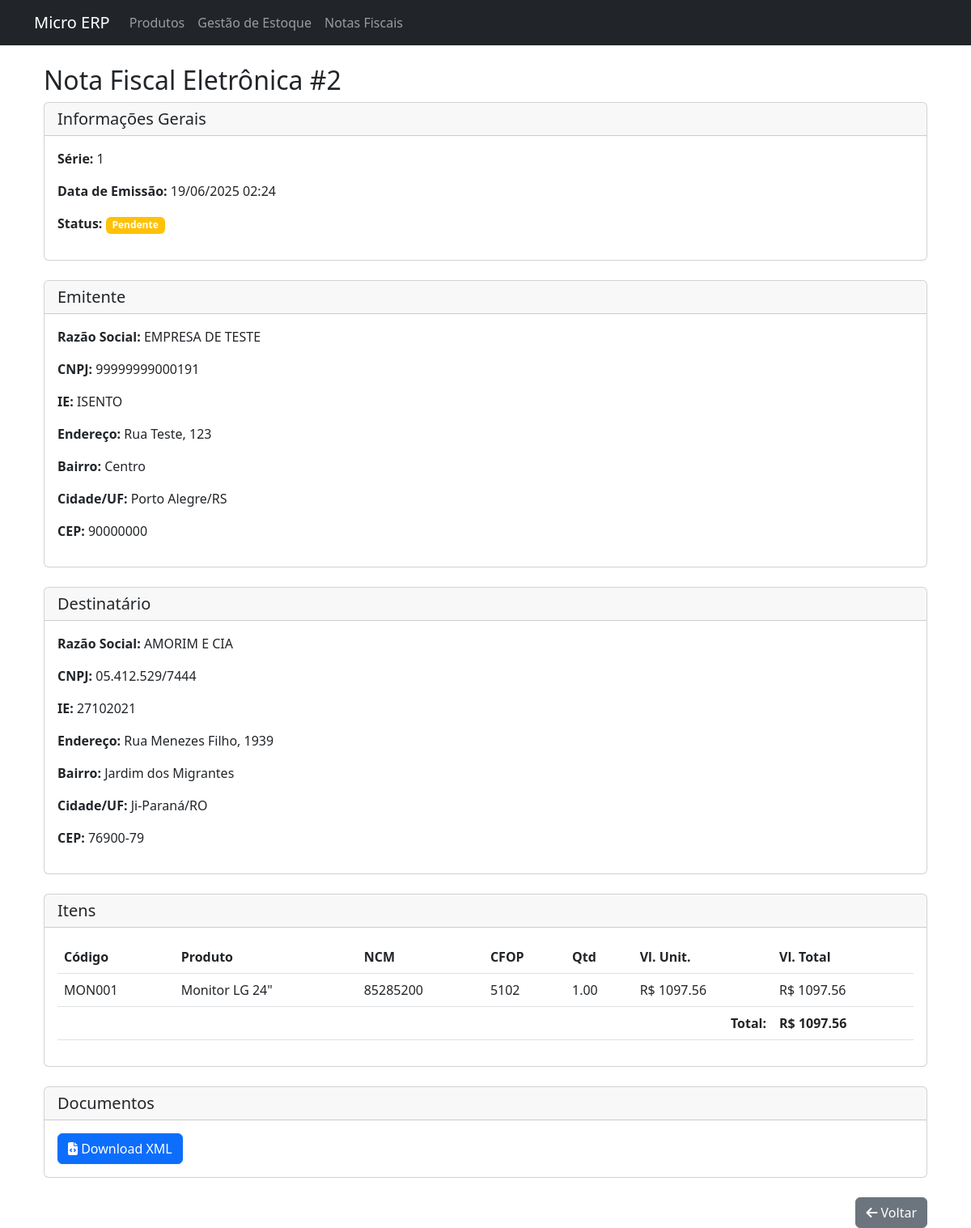
/nfe/2/visualizar, run on the app's committed database.
### app/models/nota_fiscal.py (models this page shows, shortened)
class NotaFiscal(db.Model):
    __tablename__ = 'notas_fiscais'
    id = db.Column(db.Integer, primary_key=True)
    numero = db.Column(db.Integer, unique=True, nullable=False)
    serie = db.Column(db.String(3), nullable=False, default='1')
    data_emissao = db.Column(db.DateTime, default=datetime.utcnow)
    valor_total = db.Column(db.Float, nullable=False)
    status = db.Column(db.String(20), default='rascunho')  # rascunho, emitida, cancelada
    xml_path = db.Column(db.String(255))  # caminho do arquivo XML
    emitente_cnpj = db.Column(db.String(14), nullable=False)
    emitente_razao_social = db.Column(db.String(100), nullable=False)
    emitente_ie = db.Column(db.String(20), nullable=False)
    emitente_endereco = db.Column(db.String(100), nullable=False)
    emitente_numero = db.Column(db.String(10), nullable=False)
    emitente_bairro = db.Column(db.String(50), nullable=False)
    emitente_cidade = db.Column(db.String(50), nullable=False)
    emitente_uf = db.Column(db.String(2), nullable=False)
    emitente_cep = db.Column(db.String(8), nullable=False)
    destinatario_cnpj = db.Column(db.String(14), nullable=False)
    destinatario_razao_social = db.Column(db.String(100), nullable=False)
    destinatario_ie = db.Column(db.String(20), nullable=False)
    destinatario_endereco = db.Column(db.String(100), nullable=False)
    destinatario_numero = db.Column(db.String(10), nullable=False)
    destinatario_bairro = db.Column(db.String(50), nullable=False)
    destinatario_cidade = db.Column(db.String(50), nullable=False)
    destinatario_uf = db.Column(db.String(2), nullable=False)
    destinatario_cep = db.Column(db.String(8), nullable=False)
    natureza_operacao = db.Column(db.String(100), nullable=False, default='Venda ao Consumidor')
    tipo_operacao = db.Column(db.String(1), nullable=False, default='1')  # 1=Saída, 0=Entrada
    finalidade_emissao = db.Column(db.String(1), nullable=False, default='1')  # 1=Normal
    forma_pagamento = db.Column(db.String(1), nullable=False, default='0')  # 0=À Vista
    forma_emissao = db.Column(db.String(1), nullable=False, default='1')  # 1=Normal
    ambiente = db.Column(db.String(1), nullable=False, default='2')  # 2=Homologação
    itens = db.relationship('ItemNotaFiscal', backref='nota_fiscal', lazy=True)

class ItemNotaFiscal(db.Model):
    __tablename__ = 'itens_nota_fiscal'
    id = db.Column(db.Integer, primary_key=True)
    nota_fiscal_id = db.Column(db.Integer, db.ForeignKey('notas_fiscais.id'), nullable=False)
    produto_id = db.Column(db.Integer, db.ForeignKey('produtos.id'), nullable=False)
    quantidade = db.Column(db.Integer, nullable=False)
    valor_unitario = db.Column(db.Float, nullable=False)
    valor_total = db.Column(db.Float, nullable=False)
    ncm = db.Column(db.String(8), nullable=False)
    cfop = db.Column(db.String(4), nullable=False)

### app/models/produto.py (models this page shows, shortened)
class Produto(db.Model):
    __tablename__ = 'produtos'
    id = db.Column(db.Integer, primary_key=True)
    codigo = db.Column(db.String(20), unique=True, nullable=False)
    nome = db.Column(db.String(100), nullable=False)
    descricao = db.Column(db.Text)
    preco_unitario = db.Column(db.Float, nullable=False)
    data_cadastro = db.Column(db.DateTime, default=datetime.utcnow)
    ncm = db.Column(db.String(8), nullable=False, default='00000000')
    cfop = db.Column(db.String(4), nullable=False, default='5102')
    itens_nota_fiscal = db.relationship('ItemNotaFiscal', backref='produto', lazy=True)
    unidade = db.Column(db.String(10), nullable=False, default='un')
    quantidade_minima = db.Column(db.Integer, nullable=True)

### app/controllers/nfe_controller.py (the view)
@nfe_bp.route('/<int:id>/visualizar')
def visualizar_nfe(id):
    nfe = NotaFiscal.query.get_or_404(id)
    aliquota = 0.18
    itens_com_icms = []
    total_com_icms = 0
    for item in nfe.itens:
        valor_unitario_icms = item.valor_unitario / (1 - aliquota)
        valor_total_icms = valor_unitario_icms * item.quantidade
        itens_com_icms.append({
            'codigo': item.produto.codigo if item.produto else '',
            'nome': item.produto.nome if item.produto else '',
            'ncm': item.ncm,
            'cfop': item.cfop,
            'quantidade': item.quantidade,
            'valor_unitario_icms': valor_unitario_icms,
            'valor_total_icms': valor_total_icms
        })
        total_com_icms += valor_total_icms
    return render_template('nfe/visualizar.html', nfe=nfe, itens_com_icms=itens_com_icms, total_com_icms=total_com_icms)

### app/templates/nfe/visualizar.html (shortened to what this page needs)
{% extends "base.html" %}
{% block content %}
<div class="container mt-4">
    <div class="row">
        <div class="col">
            <h2>Nota Fiscal Eletrônica #{{ nfe.numero }}</h2>
            <div class="card mb-4">
                <div class="card-header">
                    <h5 class="mb-0">Informações Gerais</h5>
                </div>
                <div class="card-body">
                    <div class="row">
                        <div class="col-md-6">
                            <p><strong>Série:</strong> {{ nfe.serie }}</p>
                            <p><strong>Data de Emissão:</strong> {{ nfe.data_emissao.strftime('%d/%m/%Y %H:%M') }}</p>
                            <p><strong>Status:</strong>
                                {% if nfe.status == 'autorizada' %}
                                    <span class="badge bg-success">Autorizada</span>
                                {% else %}
                                    <span class="badge bg-warning">Pendente</span>
                                {% endif %}
                            </p>
                        </div>
                        <div class="col-md-6">
                        </div>
                    </div>
                </div>
            </div>
            <div class="card mb-4">
                <div class="card-header">
                    <h5 class="mb-0">Emitente</h5>
                </div>
                <div class="card-body">
                    <p><strong>Razão Social:</strong> {{ nfe.emitente_razao_social }}</p>
                    <p><strong>CNPJ:</strong> {{ nfe.emitente_cnpj }}</p>
                    <p><strong>IE:</strong> {{ nfe.emitente_ie }}</p>
                    <p><strong>Endereço:</strong> {{ nfe.emitente_endereco }}, {{ nfe.emitente_numero }}</p>
                    <p><strong>Bairro:</strong> {{ nfe.emitente_bairro }}</p>
                    <p><strong>Cidade/UF:</strong> {{ nfe.emitente_cidade }}/{{ nfe.emitente_uf }}</p>
                    <p><strong>CEP:</strong> {{ nfe.emitente_cep }}</p>
                </div>
            </div>
            <div class="card mb-4">
                <div class="card-header">
                    <h5 class="mb-0">Destinatário</h5>
                </div>
                <div class="card-body">
                    <p><strong>Razão Social:</strong> {{ nfe.destinatario_razao_social }}</p>
                    <p><strong>CNPJ:</strong> {{ nfe.destinatario_cnpj }}</p>
                    <p><strong>IE:</strong> {{ nfe.destinatario_ie }}</p>
                    <p><strong>Endereço:</strong> {{ nfe.destinatario_endereco }}, {{ nfe.destinatario_numero }}</p>
                    <p><strong>Bairro:</strong> {{ nfe.destinatario_bairro }}</p>
                    <p><strong>Cidade/UF:</strong> {{ nfe.destinatario_cidade }}/{{ nfe.destinatario_uf }}</p>
                    <p><strong>CEP:</strong> {{ nfe.destinatario_cep }}</p>
                </div>
            </div>
            <div class="card mb-4">
                <div class="card-header">
                    <h5 class="mb-0">Itens</h5>
                </div>
                <div class="card-body">
                    <div class="table-responsive">
                        <table class="table">
                            <thead>
                                <tr>
                                    <th>Código</th>
                                    <th>Produto</th>
                                    <th>NCM</th>
                                    <th>CFOP</th>
                                    <th>Qtd</th>
                                    <th>Vl. Unit.</th>
                                    <th>Vl. Total</th>
                                </tr>
                            </thead>
                            <tbody>
                                {% for item in itens_com_icms %}
                                <tr>
                                    <td>{{ item.codigo }}</td>
                                    <td>{{ item.nome }}</td>
                                    <td>{{ item.ncm }}</td>
                                    <td>{{ item.cfop }}</td>
                                    <td>{{ '%.2f'|format(item.quantidade) }}</td>
                                    <td>R$ {{ '%.2f'|format(item.valor_unitario_icms) }}</td>
                                    <td>R$ {{ '%.2f'|format(item.valor_total_icms) }}</td>
                                </tr>
                                {% endfor %}
                            </tbody>
                            <tfoot>
                                <tr>
                                    <td colspan="6" class="text-end"><strong>Total:</strong></td>
                                    <td><strong>R$ {{ '%.2f'|format(total_com_icms) }}</strong></td>
                                </tr>
                            </tfoot>
                        </table>
                    </div>
                </div>
            </div>
            <div class="card mb-4">
                <div class="card-header">
                    <h5 class="mb-0">Documentos</h5>
                </div>
                <div class="card-body">
                    <div class="btn-group">
                        {% if nfe.xml_path %}
                        <a href="{{ url_for('nfe_bp.baixar_xml', id=nfe.id) }}" class="btn btn-primary">
                            <i class="fas fa-file-code"></i> Download XML
                        </a>
                        {% endif %}
                    </div>
                </div>
            </div>
            <div class="text-end">
                <a href="{{ url_for('nfe_bp.listar_nfe') }}" class="btn btn-secondary">
                    <i class="fas fa-arrow-left"></i> Voltar
                </a>
            </div>
        </div>
    </div>
</div>
{% endblock %}

### data on the page
NotaFiscal: numero "2", serie "1", data_emissao "19/06/2025 02:24", emitente_razao_social "EMPRESA DE TESTE", emitente_cnpj "99999999000191", emitente_ie "ISENTO", emitente_endereco "Rua Teste", emitente_numero "123", emitente_bairro "Centro", emitente_cidade "Porto Alegre", emitente_uf "RS", emitente_cep "90000000", destinatario_razao_social "AMORIM E CIA", destinatario_cnpj "05.412.529/7444", destinatario_ie "27102021", destinatario_endereco "Rua Menezes Filho", destinatario_numero "1939", destinatario_bairro "Jardim dos Migrantes", destinatario_cidade "Ji-Paraná", destinatario_uf "RO", destinatario_cep "76900-79"
Produto: codigo "MON001", nome "Monitor LG 24\""
ItemNotaFiscal: ncm "85285200", cfop "5102"

### other printed values
{{ '%.2f'|format(item.quantidade) }} "1.00"
{{ '%.2f'|format(item.valor_unitario_icms) }} "1097.56"
{{ '%.2f'|format(item.valor_total_icms) }} "1097.56"
{{ '%.2f'|format(total_com_icms) }} "1097.56"
